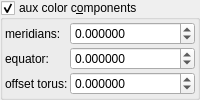
    <widget class="MyGroupBox" name="groupCheck_fold_color_aux_color_enabled_false">
     <property name="title">
      <string>aux color c&amp;omponents</string>
     </property>
     <property name="checkable">
      <bool>true</bool>
     </property>
     <layout class="QVBoxLayout" name="verticalLayout_11">
      <property name="leftMargin">
       <number>2</number>
      </property>
      <property name="topMargin">
       <number>2</number>
      </property>
      <property name="rightMargin">
       <number>2</number>
      </property>
      <property name="bottomMargin">
       <number>2</number>
      </property>
      <item>
       <layout class="QGridLayout" name="gridLayout_20" columnstretch="0,1">
        <property name="spacing">
         <number>2</number>
        </property>
        <item row="1" column="0">
         <widget class="QLabel" name="label_58">
          <property name="text">
           <string>meridians:</string>
          </property>
         </widget>
        </item>
        <item row="2" column="1">
         <widget class="MyDoubleSpinBox" name="spinbox4_fold_color_difs_0000_y">
          <property name="sizePolicy">
           <sizepolicy hsizetype="Minimum" vsizetype="Maximum">
            <horstretch>0</horstretch>
            <verstretch>0</verstretch>
           </sizepolicy>
          </property>
          <property name="prefix">
           <string/>
          </property>
          <property name="suffix">
           <string/>
          </property>
          <property name="decimals">
           <number>6</number>
          </property>
          <property name="minimum">
           <double>-100.000000000000000</double>
          </property>
          <property name="maximum">
           <double>100.000000000000000</double>
          </property>
          <property name="singleStep">
           <double>0.100000000000000</double>
          </property>
         </widget>
        </item>
        <item row="2" column="0">
         <widget class="QLabel" name="label_59">
          <property name="text">
           <string>equator:</string>
          </property>
         </widget>
        </item>
        <item row="1" column="1">
         <widget class="MyDoubleSpinBox" name="spinbox4_fold_color_difs_0000_x">
          <property name="sizePolicy">
           <sizepolicy hsizetype="Minimum" vsizetype="Maximum">
            <horstretch>0</horstretch>
            <verstretch>0</verstretch>
           </sizepolicy>
          </property>
          <property name="prefix">
           <string/>
          </property>
          <property name="suffix">
           <string/>
          </property>
          <property name="decimals">
           <number>6</number>
          </property>
          <property name="minimum">
           <double>-100.000000000000000</double>
          </property>
          <property name="maximum">
           <double>100.000000000000000</double>
          </property>
          <property name="singleStep">
           <double>0.100000000000000</double>
          </property>
         </widget>
        </item>
        <item row="3" column="1">
         <widget class="MyDoubleSpinBox" name="spinbox4_fold_color_difs_0000_z">
          <property name="sizePolicy">
           <sizepolicy hsizetype="Minimum" vsizetype="Maximum">
            <horstretch>0</horstretch>
            <verstretch>0</verstretch>
           </sizepolicy>
          </property>
          <property name="prefix">
           <string/>
          </property>
          <property name="suffix">
           <string/>
          </property>
          <property name="decimals">
           <number>6</number>
          </property>
          <property name="minimum">
           <double>-100.000000000000000</double>
          </property>
          <property name="maximum">
           <double>100.000000000000000</double>
          </property>
          <property name="singleStep">
           <double>0.100000000000000</double>
          </property>
         </widget>
        </item>
        <item row="3" column="0">
         <widget class="QLabel" name="label_60">
          <property name="text">
           <string>offset torus:</string>
          </property>
         </widget>
        </item>
       </layout>
      </item>
     </layout>
    </widget>
